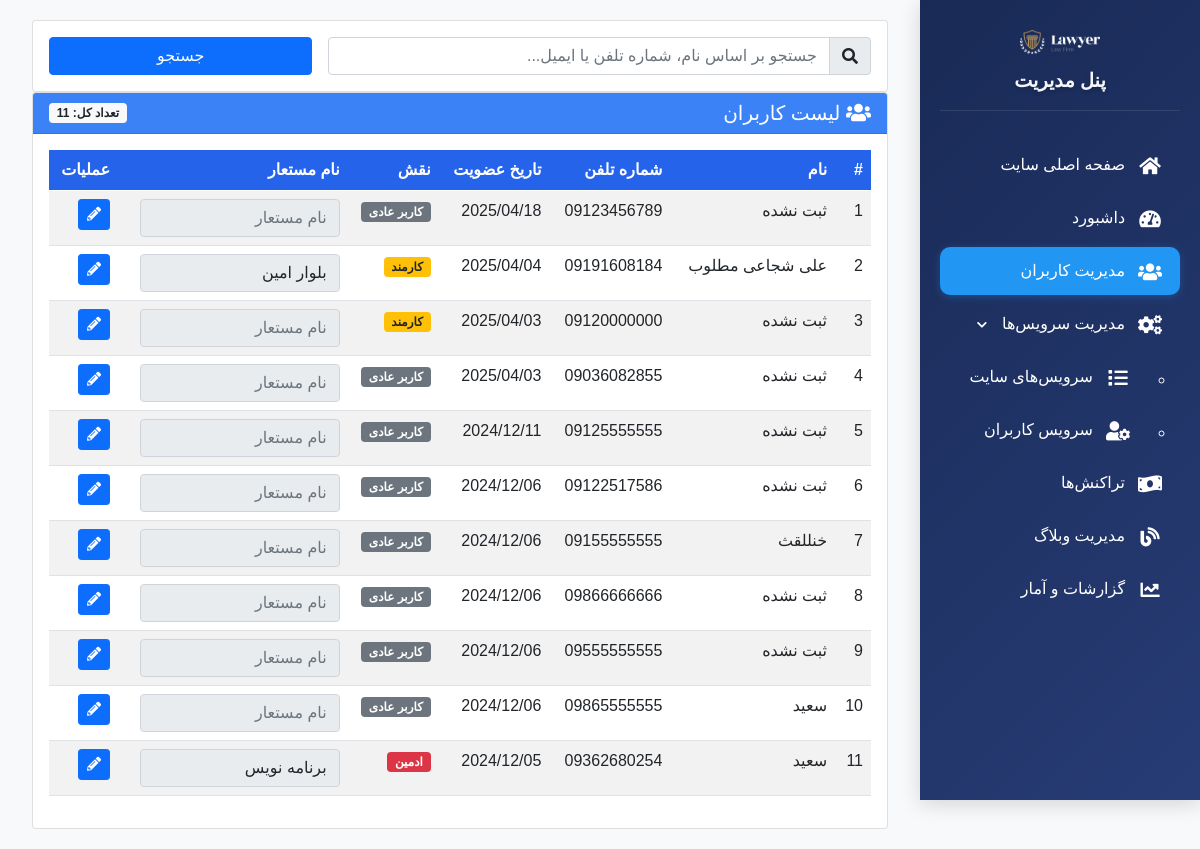
Before: /adminpanel/admin-userlist/ (signed in) with the older database file.
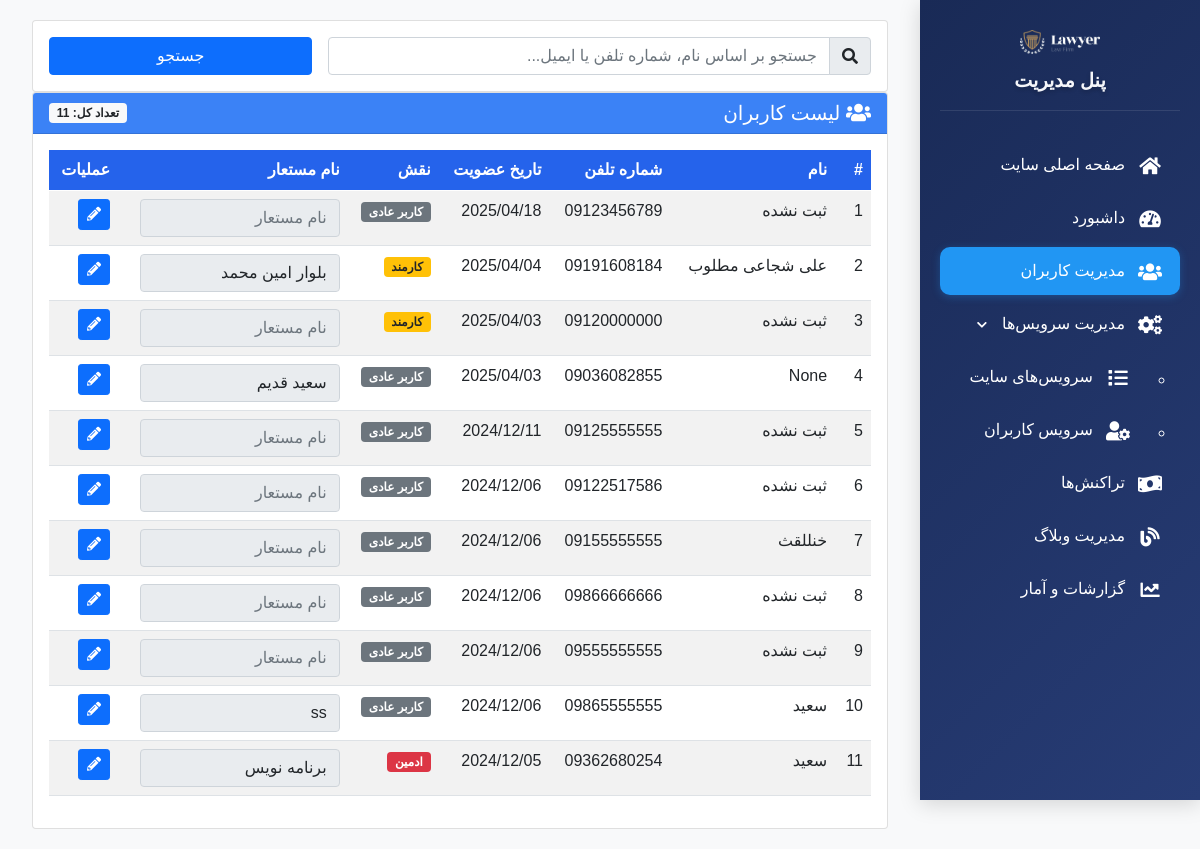
After: the same page with the newer database file.
### users/models.py (models this page shows)
class Client(AbstractUser):
    name = models.CharField(max_length=120, null=True, blank=True)
    username = models.CharField(max_length=11, unique=True)
    is_questioned = models.BooleanField(default=False)
    otp = models.IntegerField(null=True, blank=True)
    timestamp = models.DateTimeField(default=now)
    USERNAME_FIELD = 'username'
    REQUIRED_FIELDS = []

### users/admin/admin_panel.py (the view)
# urls.py: path('admin-userlist/', admin_userlist, name='admin_userlist'),
@login_required
@user_passes_test(is_admin)
def admin_userlist(request):
    try:
        search_query = request.POST.get('pk', '') if request.method == "POST" else request.GET.get('search', '')
        if search_query:
            users = Client.objects.filter(
                Q(username__icontains=search_query) |
                Q(name__icontains=search_query) |
                Q(email__icontains=search_query)
            ).order_by('-date_joined')
        else:
            users = Client.objects.all().order_by('-date_joined')  # Sort by newest first
        page_number = request.GET.get('page', 1)
        items_per_page = 25  # Number of users per page
        paginator = Paginator(users, items_per_page)
        try:
            page_obj = paginator.page(page_number)
        except PageNotAnInteger:
            page_obj = paginator.page(1)
        except EmptyPage:
            page_obj = paginator.page(paginator.num_pages)
        context = {
            'page_obj': page_obj,
            'search_query': search_query,
            'total_users': users.count(),
        }
        return render(request, 'users/admin_userlist.html', context)
    except Exception as e:
        logger.error(f"Error in user_list view: {str(e)}")
        messages.error(request, "خطایی در نمایش لیست کاربران رخ داد. لطفا دوباره تلاش کنید.")
        return redirect('admin_userlist')

### users/admin/admin_panel.py (called while the page is built)
def is_admin(user):
    return user.is_superuser or user.is_staff

### users/templates/users/admin_userlist.html (shortened to what the changed rows need)
<!DOCTYPE html>
<html lang="fa" dir="rtl">
<head>
    <link rel="stylesheet" href="https://cdn.jsdelivr.net/npm/bootstrap@5.0.2/dist/css/bootstrap.rtl.min.css">
    <link rel="stylesheet" href="https://cdnjs.cloudflare.com/ajax/libs/font-awesome/5.15.4/css/all.min.css">
</head>
<body>
    {% load static %}
    <div class="admin-panel">
        {% include "users/admin_sidebar.html" %}
        <div class="main-content">
            <div class="container">
                <div class="card">
                    <div class="card-body">
                        {% if page_obj %}
                        <div class="table-responsive">
                            <table class="table table-striped table-hover">
                                <thead>
                                    <tr>
                                        <th scope="col">#</th>
                                        <th scope="col">نام</th>
                                        <th scope="col">شماره تلفن</th>
                                        <th scope="col">تاریخ عضویت</th>
                                        <th scope="col">نقش</th>
                                        <th scope="col">نام مستعار</th>
                                        <th scope="col">عملیات</th>
                                    </tr>
                                </thead>
                                <tbody>
                                    {% for user in page_obj %}
                                    <tr>
                                        <td>{{ forloop.counter }}</td>
                                        <td>{{ user.name|default:"ثبت نشده" }}</td>
                                        <td>{{ user.username }}</td>
                                        <td>{{ user.date_joined|date:"Y/m/d" }}</td>
                                        <td>
                                            {% if user.is_superuser %}
                                            <span class="badge bg-danger">ادمین</span>
                                            {% elif user.is_staff %}
                                            <span class="badge bg-warning text-dark">کارمند</span>
                                            {% else %}
                                            <span class="badge bg-secondary">کاربر عادی</span>
                                            {% endif %}
                                        </td>
                                        <td>
                                            <input type="text" name="nickname" placeholder="نام مستعار"
                                                class="form-control" value="{{ user.last_name|default:'' }}" readonly>
                                        </td>
                                        <td>
                                            <a href="{% url 'admin_userinfo' user.id %}" class="btn btn-sm btn-primary"
                                                title="ویرایش">
                                                <i class="fas fa-pencil-alt"></i>
                                            </a>
                                        </td>
                                    </tr>
                                    {% empty %}
                                    <tr>
                                        <td colspan="7" class="text-center">هیچ کاربری یافت نشد</td>
                                    </tr>
                                    {% endfor %}
                                </tbody>
                            </table>
                        </div>
                        {% else %}
                        <div class="alert alert-info">
                            <i class="fas fa-info-circle"></i> هیچ کاربری یافت نشد.
                        </div>
                        {% endif %}
                    </div>
                </div>
            </div>
        </div>
    </div>
</body>
</html>

Changed rows visible on the page:
changed Client "علی شجاعی مطلوب": nickname "بلوار امین" → "بلوار امین محمد"
changed Client: name "ثبت نشده" → "None"; nickname (not shown) → "سعید قدیم"
changed Client (number 10 of 11 on the later page): nickname (not shown) → "ss"
